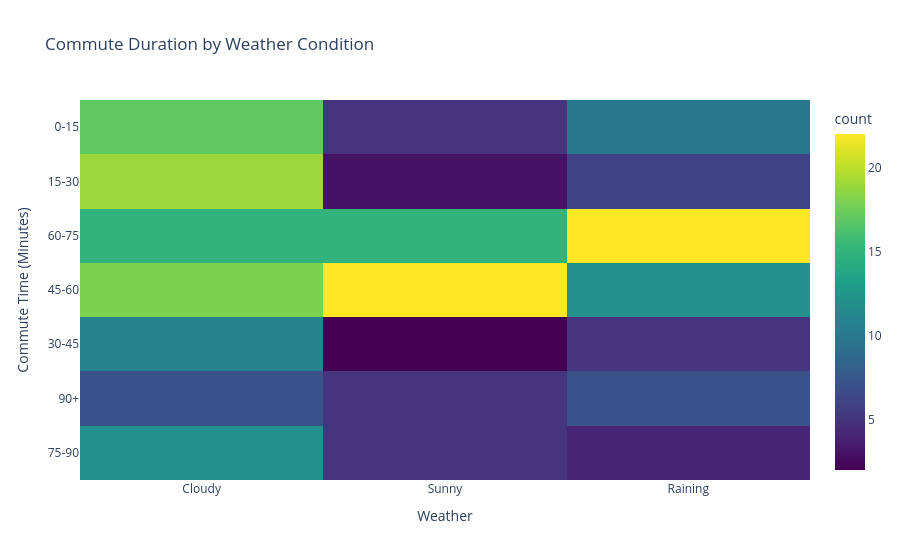

Notebook code cell kept with this figure:
### Code cell
import pandas as pd
import plotly.express as px

#def expected order for the buckets
labels = ['0-15', '15-30', '30-45', '45-60', '60-75', '75-90', '90+']

#ensure bucket is categorical
df['duration_bucket'] = pd.Categorical(df['duration_bucket'], categories=labels, ordered=True)

# create the heatmap
fig = px.density_heatmap(
    df, 
    x="weather", 
    y="duration_bucket", 
    title="Commute Duration by Weather Condition",
    labels={"weather": "Weather", "duration_bucket": "Commute Time (Minutes)"},
    color_continuous_scale="Viridis"
)

fig.show()

### Figure 1 — Plotly figure (JSON) as saved in the notebook; plotly's stock layout.template omitted (floating-point values rounded to 4 significant figures; data arrays with more than 128 entries replaced by an {"elided": "..."} marker saying what was removed)
{"data": [{"coloraxis": "coloraxis", "hovertemplate": "Weather=%{x}<br>Commute Time (Minutes)=%{y}<br>count=%{z}<extra></extra>", "name": "", "type": "histogram2d", "x": {"elided": "222 str values"}, "xaxis": "x", "xbingroup": "x", "y": {"elided": "222 str values"}, "yaxis": "y", "ybingroup": "y"}], "layout": {"coloraxis": {"autocolorscale": false, "colorbar": {"title": {"text": "count"}}, "colorscale": [[0, "#440154"], [0.1111, "#482878"], [0.2222, "#3e4989"], [0.3333, "#31688e"], [0.4444, "#26828e"], [0.5556, "#1f9e89"], [0.6667, "#35b779"], [0.7778, "#6ece58"], [0.8889, "#b5de2b"], [1, "#fde725"]]}, "legend": {"tracegroupgap": 0}, "title": {"text": "Commute Duration by Weather Condition"}, "xaxis": {"anchor": "y", "domain": [0, 1], "title": {"text": "Weather"}}, "yaxis": {"anchor": "x", "domain": [0, 1], "title": {"text": "Commute Time (Minutes)"}}}}
